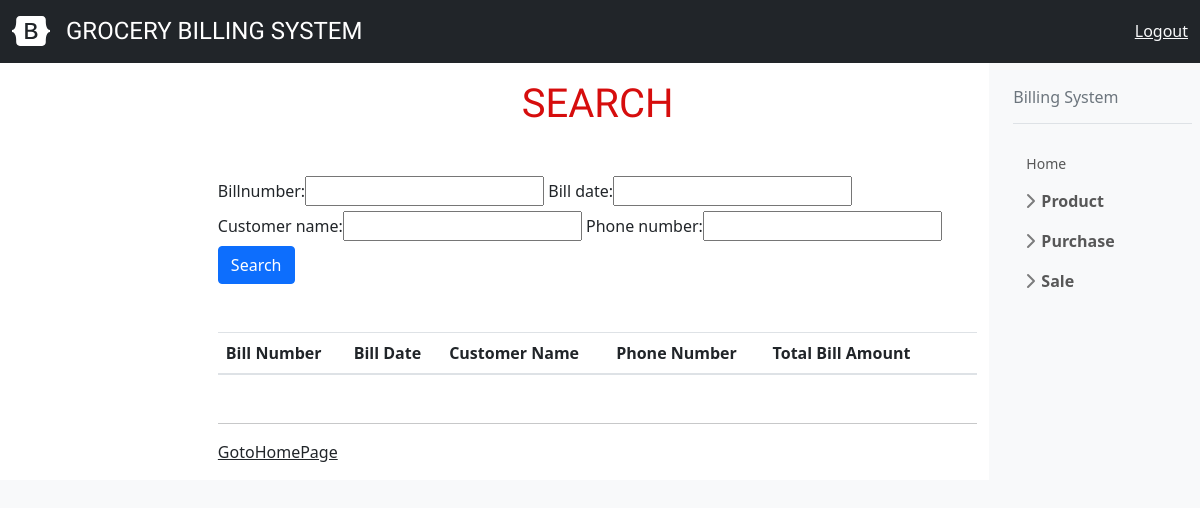
The app's page /search, older data.
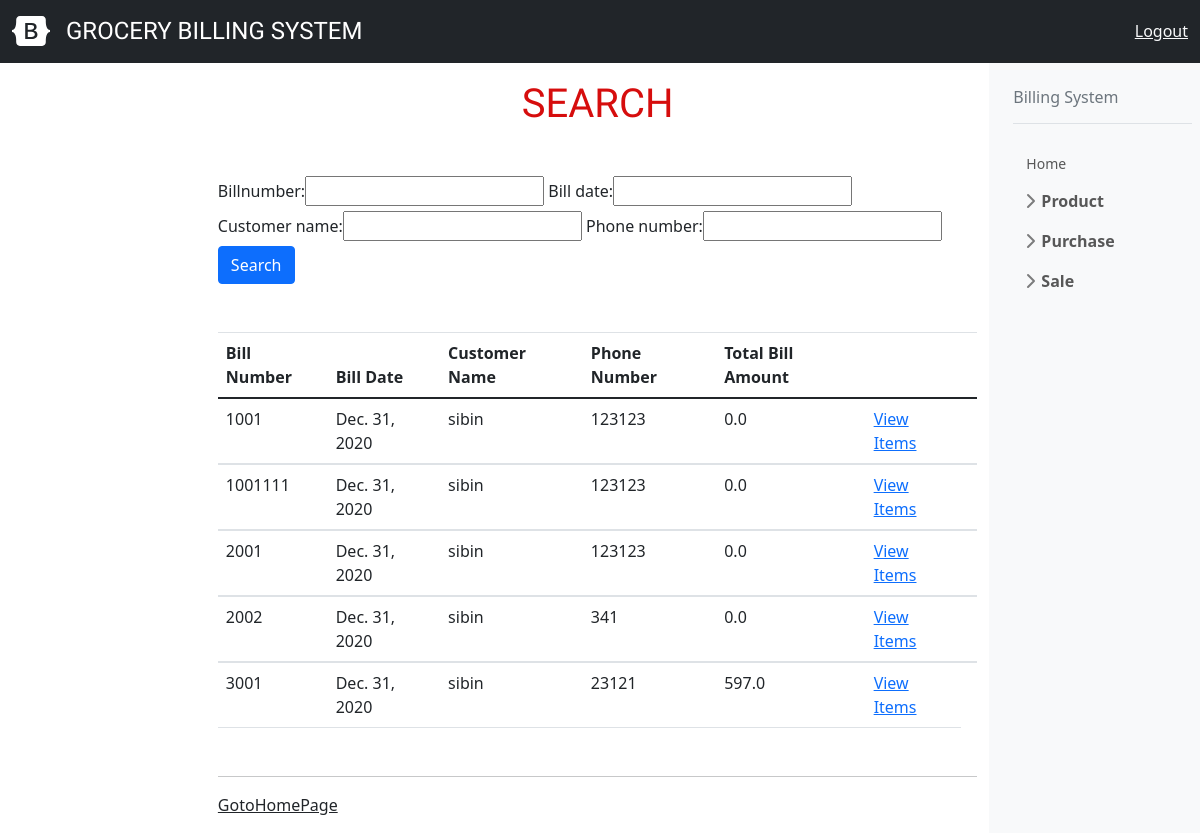
The same page, newer data.
### billing/models.py (models this page shows, shortened)
class Order(models.Model):
    billnumber=models.CharField(max_length=10,unique=True)
    bill_date=models.DateField(auto_now=True)
    customer_name=models.CharField(max_length=60)
    phone_number=models.CharField(max_length=12)
    bill_total=models.FloatField(default=0)

### billing/views.py (the view)
# urls.py: path("search",SearchOrder.as_view(),name="search"),
class SearchOrder(TemplateView):
    model=Order
    template_name = "billing/bill_search.html"
    context={}
    def get_object(self):
        return self.model.objects.all()
    def get(self, request, *args, **kwargs):
        billnum=self.get_object()
        myfilter=OrderFilter(request.GET,queryset=billnum)
        billno=myfilter.qs
        self.context["billno"]=billno
        self.context["myfilter"]=myfilter
        return render(request, self.template_name,self.context)

### billing/templates/billing/bill_search.html
<!DOCTYPE html>
{% extends 'billing/index.html' %}
{% load crispy_forms_tags %}
    {% block body_block %}
<h1>search</h1>
<form method="get">
    {{myfilter.form}}
    <input type="submit" class="btn btn-primary" value="Search">
</form>
<table class="table">
    <thead>
        <tr>
            <th><b>Bill Number</b></th>
            <th><b>Bill Date</b></th>
            <th><b>Customer Name</b></th>
            <th><b>Phone Number</b></th>
            <th><b>Total Bill Amount</b></th>
            <th><b></b></th>
            <th><b></b></th>
        </tr>
    </thead>
{% for bill in billno %}
    <tbody>
        <tr>
            <td>
            {{bill.billnumber}}
            </td>
            <td>
            {{bill.bill_date}}
            </td>
            <td>
            {{bill.customer_name}}
            </td>
            <td>
            {{bill.phone_number}}
            </td>
            <td>
            {{bill.bill_total}}
            </td>
            <td><a href="{% url 'billitems' bill.id %}" class="link-primary">View Items</a></td>
        </tr>
    </tbody>
{% endfor %}
</table>
<hr>
<td><a href="{% url 'page' %}" class="link-dark">GotoHomePage</a></td>
{% endblock %}

Row changes from the older to the newer data that the page shows:
added Order: billnumber "1001", bill_date "Dec. 31, 2020", customer_name "sibin", phone_number "123123", bill_total "0.0"
added Order: billnumber "1001111", bill_date "Dec. 31, 2020", customer_name "sibin", phone_number "123123", bill_total "0.0"
added Order: billnumber "2001", bill_date "Dec. 31, 2020", customer_name "sibin", phone_number "123123", bill_total "0.0"
added Order: billnumber "2002", bill_date "Dec. 31, 2020", customer_name "sibin", phone_number "341", bill_total "0.0"
added Order: billnumber "3001", bill_date "Dec. 31, 2020", customer_name "sibin", phone_number "23121", bill_total "597.0"
